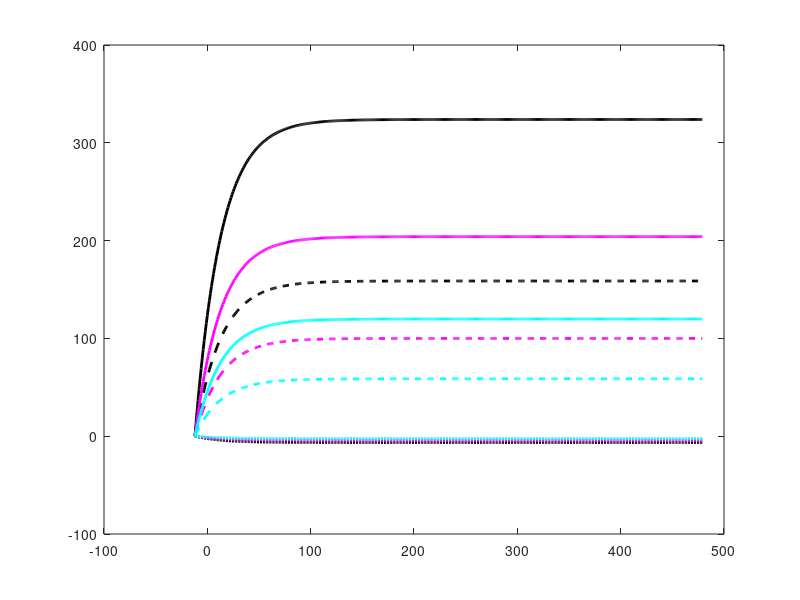

The MATLAB script that drew this image:

h = 35e-6; %m
Ro = 0.5*1771e-6; %m

MAP = 100; %mmHg

Ri = Ro-h;
R = Ri+0.5*h;
MaxP = 13.33/100*MAP;

for t=1:492
    
    Time(t) = t-1-12; 
    P(t) = MaxP*(1-exp(-0.04*(Time(t)+12)));
    BP_mmHg(t) = P(t)*100/13.33;
    
    sig_C(t) = P(t)*Ri^2/(Ro^2-Ri^2) + P(t)*Ri^2*Ro^2/(R^2*(Ro^2-Ri^2)) ;
    sig_A(t) = P(t)*Ri^2/(Ro^2-Ri^2) ;
    sig_R(t) = P(t)*Ri^2/(Ro^2-Ri^2) - P(t)*Ri^2*Ro^2/(R^2*(Ro^2-Ri^2)) ;
end
% 
figure
plot(Time, sig_C, 'k-','LineWidth',2)
hold on
plot(Time, sig_A, 'k--','LineWidth',2)
plot(Time, sig_R, 'k:','LineWidth',2)
% Cell
plot(Time, 0.63.*sig_C, 'm-','LineWidth',2)
plot(Time, 0.63.*sig_A, 'm--','LineWidth',2)
plot(Time, 0.63.*sig_R, 'm:','LineWidth',2)
% ECM
plot(Time, 0.37.*sig_C, 'c-','LineWidth',2)
plot(Time, 0.37.*sig_A, 'c--','LineWidth',2)
plot(Time, 0.37.*sig_R, 'c:','LineWidth',2)
% 
% xlabel('Time (days)')
% ylabel('Boundary Stress (kPa)')
% legend('Circumferential','Axial', 'Radial')
% set(gca,'FontSize',16)
% axis([-10 485 -20 350])
% 
% % from Kassab
% BP=[0; 30.8558558558559;40.7657657657658;43.2432432432433;...
%     57.6576576576577;66.4414414414415;79.7297297297298;...
%     80.1801801801802;78.8288288288289];
% Time2 = [-12; 1.45624891718642; 2.97900965869716;6.05200753638254;...
%     8.92471197158698;13.8960444819820; 16.9360706860707;...
%     23.8775554400555;29.8920434857935];
% 
% figure
% plot(Time, BP_mmHg, 'k-','LineWidth',2)
% hold on
% plot(Time2, BP, 'k^','LineWidth',2)
% 
% xlabel('Time (days)')
% % ylabel('Mean Arterial Pressure (mmHg)')
% legend('Fit','Huang, Y. et al. (2005)')
% set(gca,'FontSize',16)
% axis([-10 50 -10 110])